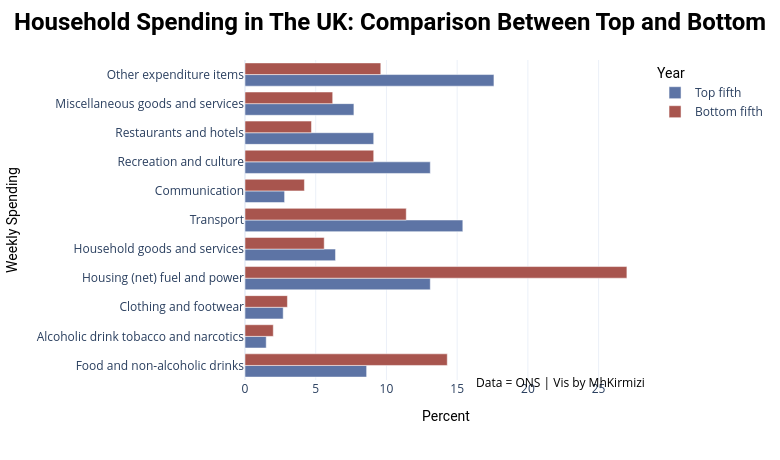

Source (notebook cell):
### Code cell
fig = px.bar(df_long_filter, 
y= '% of Total Weekly Expendtiure', 
x ='percent', 
color= 'rank', 
template='plotly_white',
color_discrete_sequence= ["#5D74A5", "#A8554E"],
orientation='h', 
barmode= 'group',
width=780, height=460)
fig.update_layout(
    title = dict(
        text = 'Household Spending in The UK: Comparison Between Top and Bottom',
        font=dict(size=24, color="black", family="Roboto", weight='bold'), 
        x=0.5, 
        xanchor='center'), 
yaxis=dict(
       title=dict(
            text="Weekly Spending",
            font=dict(family="Roboto", size=14, color="black")
        )
    ), 
xaxis=dict(
       title=dict(
            text="Percent",
            font=dict(family="Roboto", size=14, color="black")
        )
    ), 
legend_title=dict(
        text="Year",
        font=dict(family="Roboto", size=14, color="black")
    ), 
annotations = [
        dict(
            text = "Data = ONS | Vis by MhKirmizi", 
            xref = "paper", yref= "paper", 
            x = 1, y = -.04, 
            showarrow = False, 
            font = dict(size = 12, color = "black"), 
            align = "left"
        )
    ]
)
fig.show()
fig.write_image("Household_spending.png", width=1920, height=1080, scale=2)

### Figure 1 — Plotly figure (JSON) as saved in the notebook; plotly's stock layout.template omitted (floating-point values rounded to 4 significant figures)
{"data": [{"alignmentgroup": "True", "hovertemplate": "rank=Top fifth<br>percent=%{x}<br>% of Total Weekly Expendtiure=%{y}<extra></extra>", "legendgroup": "Top fifth", "marker": {"color": "#5D74A5", "pattern": {"shape": ""}}, "name": "Top fifth", "offsetgroup": "Top fifth", "orientation": "h", "showlegend": true, "textposition": "auto", "type": "bar", "x": [8.6, 1.5, 2.7, 13.1, 6.4, 15.4, 2.8, 13.1, 9.1, 7.7, 17.6], "xaxis": "x", "y": ["Food and non-alcoholic drinks", "Alcoholic drink tobacco and narcotics", "Clothing and footwear", "Housing (net) fuel and power", "Household goods and services", "Transport", "Communication", "Recreation and culture", "Restaurants and hotels", "Miscellaneous goods and services", "Other expenditure items"], "yaxis": "y"}, {"alignmentgroup": "True", "hovertemplate": "rank=Bottom fifth<br>percent=%{x}<br>% of Total Weekly Expendtiure=%{y}<extra></extra>", "legendgroup": "Bottom fifth", "marker": {"color": "#A8554E", "pattern": {"shape": ""}}, "name": "Bottom fifth", "offsetgroup": "Bottom fifth", "orientation": "h", "showlegend": true, "textposition": "auto", "type": "bar", "x": [14.3, 2.0, 3.0, 27.0, 5.6, 11.4, 4.2, 9.1, 4.7, 6.2, 9.6], "xaxis": "x", "y": ["Food and non-alcoholic drinks", "Alcoholic drink tobacco and narcotics", "Clothing and footwear", "Housing (net) fuel and power", "Household goods and services", "Transport", "Communication", "Recreation and culture", "Restaurants and hotels", "Miscellaneous goods and services", "Other expenditure items"], "yaxis": "y"}], "layout": {"annotations": [{"align": "left", "font": {"color": "black", "size": 12}, "showarrow": false, "text": "Data = ONS | Vis by MhKirmizi", "x": 1, "xref": "paper", "y": -0.04, "yref": "paper"}], "barmode": "group", "height": 460, "legend": {"title": {"font": {"color": "black", "family": "Roboto", "size": 14}, "text": "Year"}, "tracegroupgap": 0}, "margin": {"t": 60}, "title": {"font": {"color": "black", "family": "Roboto", "size": 24, "weight": "bold"}, "text": "Household Spending in The UK: Comparison Between Top and Bottom", "x": 0.5, "xanchor": "center"}, "width": 780, "xaxis": {"anchor": "y", "domain": [0, 1], "title": {"font": {"color": "black", "family": "Roboto", "size": 14}, "text": "Percent"}}, "yaxis": {"anchor": "x", "domain": [0, 1], "title": {"font": {"color": "black", "family": "Roboto", "size": 14}, "text": "Weekly Spending"}}}}
